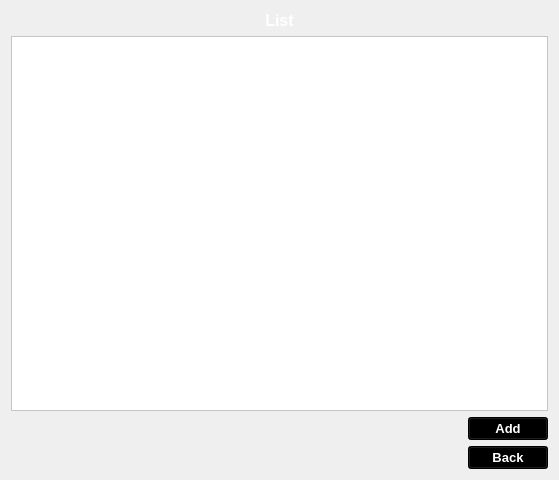
<?xml version="1.0" encoding="UTF-8"?>
<ui version="4.0">
 <class>ArtistMusic_ConcertWindow</class>
 <widget class="QWidget" name="ArtistMusic_ConcertWindow">
  <property name="geometry">
   <rect>
    <x>0</x>
    <y>0</y>
    <width>559</width>
    <height>480</height>
   </rect>
  </property>
  <property name="windowTitle">
   <string>List</string>
  </property>
  <property name="windowIcon">
   <iconset resource="Resources/main.qrc">
    <normaloff>:/Icons/Icons/spotify.png</normaloff>:/Icons/Icons/spotify.png</iconset>
  </property>
  <property name="styleSheet">
   <string notr="true">background-image: url(:/Background/background/darkgreen.png);</string>
  </property>
  <layout class="QGridLayout" name="gridLayout">
   <item row="1" column="1">
    <widget class="QLabel" name="list_lbl">
     <property name="font">
      <font>
       <pointsize>12</pointsize>
       <weight>75</weight>
       <bold>true</bold>
      </font>
     </property>
     <property name="styleSheet">
      <string notr="true">background-image: url(:/Background/background/transparent.png);
color: rgb(255, 255, 255);</string>
     </property>
     <property name="text">
      <string>List</string>
     </property>
     <property name="alignment">
      <set>Qt::AlignCenter</set>
     </property>
    </widget>
   </item>
   <item row="2" column="1">
    <widget class="QListView" name="list_listView">
     <property name="styleSheet">
      <string notr="true">background-image: url(:/Background/background/transparent.png);
background-color: rgb(255, 255, 255);
color: rgb(0, 0, 0);</string>
     </property>
    </widget>
   </item>
   <item row="3" column="1">
    <layout class="QGridLayout" name="gridLayout_2">
     <item row="1" column="1">
      <widget class="QPushButton" name="Back_btn">
       <property name="font">
        <font>
         <pointsize>10</pointsize>
         <weight>75</weight>
         <bold>true</bold>
        </font>
       </property>
       <property name="styleSheet">
        <string notr="true">color: rgb(255, 255, 255);
background-color: rgb(0, 0, 0);</string>
       </property>
       <property name="text">
        <string>Back</string>
       </property>
      </widget>
     </item>
     <item row="0" column="1">
      <widget class="QPushButton" name="Add_btn">
       <property name="font">
        <font>
         <pointsize>10</pointsize>
         <weight>75</weight>
         <bold>true</bold>
        </font>
       </property>
       <property name="styleSheet">
        <string notr="true">color: rgb(255, 255, 255);
background-color: rgb(0, 0, 0);</string>
       </property>
       <property name="text">
        <string>Add</string>
       </property>
      </widget>
     </item>
     <item row="0" column="0">
      <spacer name="horizontalSpacer">
       <property name="orientation">
        <enum>Qt::Horizontal</enum>
       </property>
       <property name="sizeHint" stdset="0">
        <size>
         <width>40</width>
         <height>20</height>
        </size>
       </property>
      </spacer>
     </item>
    </layout>
   </item>
  </layout>
 </widget>
 <resources>
  <include location="Resources/main.qrc"/>
 </resources>
 <connections/>
</ui>
